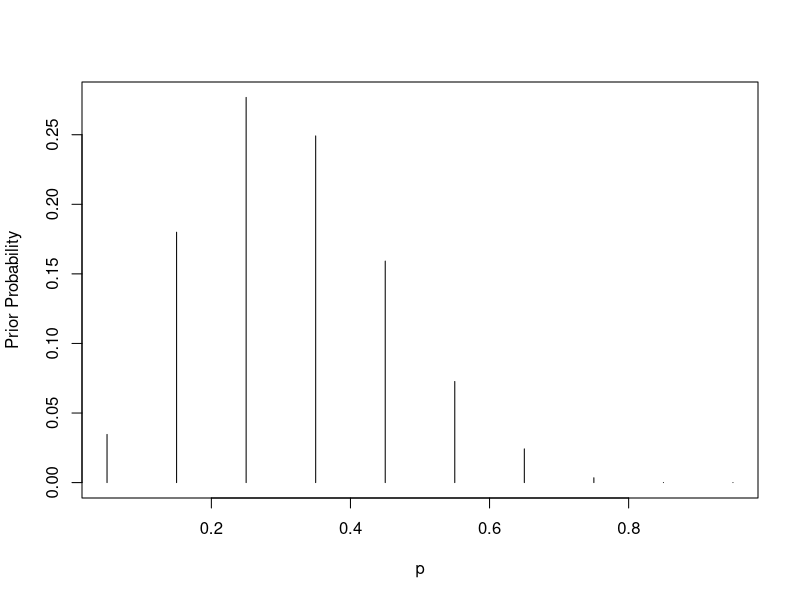
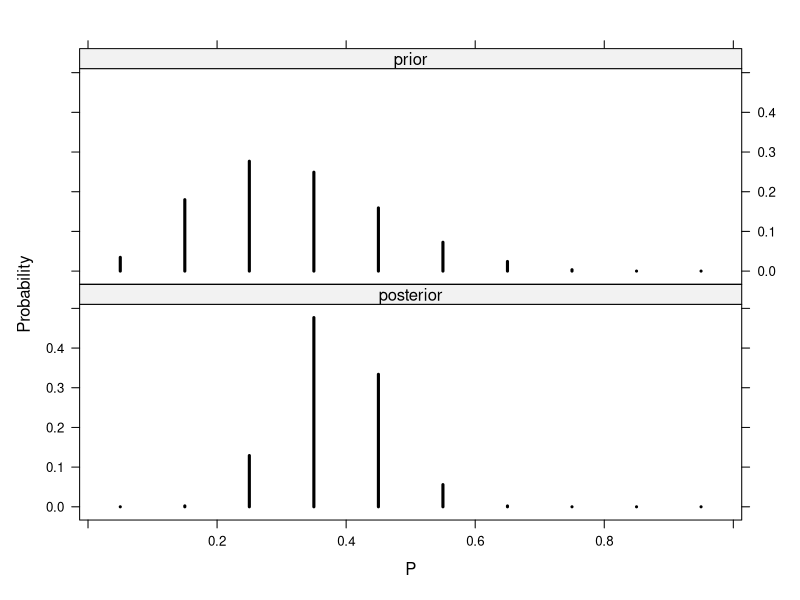
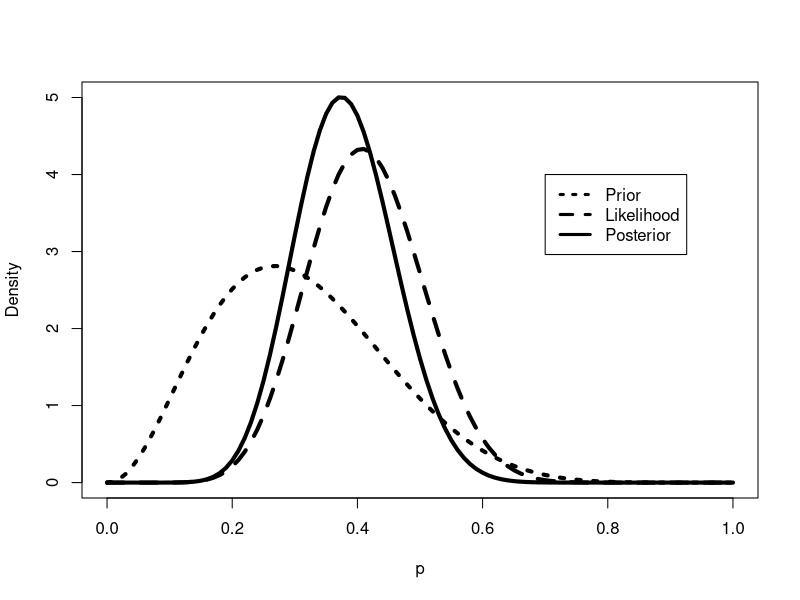

Reproduce these figures in R, in order.
library(LearnBayes)
p <- seq(0.05, 0.95, by = 0.1)
prior <- c(1, 5.2, 8, 7.2, 4.6, 2.1, 0.7, 0.1, 0, 0)
prior <- prior/sum(prior)
plot(p, prior, type = "h", ylab="Prior Probability")


data = c(11, 16)
post = pdisc(p, prior, data)
round(cbind(p, prior, post),2)


library(lattice)
PRIOR <- data.frame("prior",p,prior)
POST <- data.frame("posterior",p,post)
names(PRIOR) <- c("Type","P","Probability")
names(POST) <- c("Type","P","Probability")
data <- rbind(PRIOR,POST)
xyplot(Probability~P|Type,data=data,layout=c(1,2),type="h",lwd=3,col="black")


quantile_1 <- list(p = 0.9, x=0.5)
quantile_2 <- list(p = 0.5, x=0.3)

beta_result <- beta.select(quantile1 = quantile_1,quantile2 = quantile_2)
curve(dbeta(x,beta_result[[1]]+11,beta_result[[2]]+16),from=0, to=1,xlab="p",ylab="Density",lty=1,lwd=4)
curve(dbeta(x,11+1,16+1),add=TRUE,lty=2,lwd=4)
curve(dbeta(x,beta_result[[1]],beta_result[[2]]),add=TRUE,lty=3,lwd=4)
legend(.7,4,c("Prior","Likelihood","Posterior"),lty=c(3,2,1),lwd=c(3,3,3))
